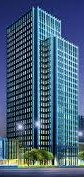
#> input picture CV-DAY3/building1.jpeg, 84 x 177 px
$ python keypoints.py
#> lines starting #> are read from the running program, lines starting #| are printed output that depends on the picture
import cv2
import matplotlib.pyplot as plt
img = cv2.imread("building1.jpeg")
#> img is the input picture: shape (177, 84, 3); mean B, G, R 120.1, 95.2, 68.9
gray = cv2.cvtColor(img,cv2.COLOR_BGR2RGB)

#SIFT
sift = cv2.SIFT_create()
keypoints, descriptors = sift.detectAndCompute(gray,None)
#> keypoints = 145 keypoints; strongest (x, y, size): (20, 127, 4.1), (38, 83, 1.8), (39, 44, 1.9), (39, 66, 1.9)

img_sift = cv2.drawKeypoints(img,keypoints,None,flags =
                             cv2.DRAW_MATCHES_FLAGS_DRAW_RICH_KEYPOINTS)
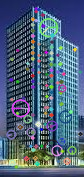
#> img_sift: shape (177, 84, 3); mean B, G, R 121.8, 97.6, 76

plt.imshow(cv2.cvtColor(img_sift,cv2.COLOR_BGR2RGB))
plt.axis("off")
plt.show()

$ run again, with CV-DAY3/building2.jpeg copied over CV-DAY3/building1.jpeg
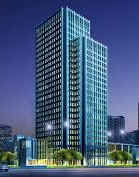
#> input picture CV-DAY3/building2.jpeg, 139 x 177 px
#> img is the input picture: shape (177, 139, 3); mean B, G, R 124.2, 90.3, 69.4
#> keypoints = 199 keypoints; strongest (x, y, size): (49, 127, 4.1), (68, 66, 1.8), (68, 44, 1.9), (68, 61, 1.9)
#> `img_sift = cv2.drawKeypoints(img,keypoints,None,flags = cv2.DRAW_MATCH..`:
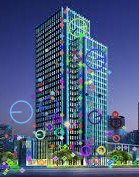
#> img_sift: shape (177, 139, 3); mean B, G, R 126.1, 91.8, 74
